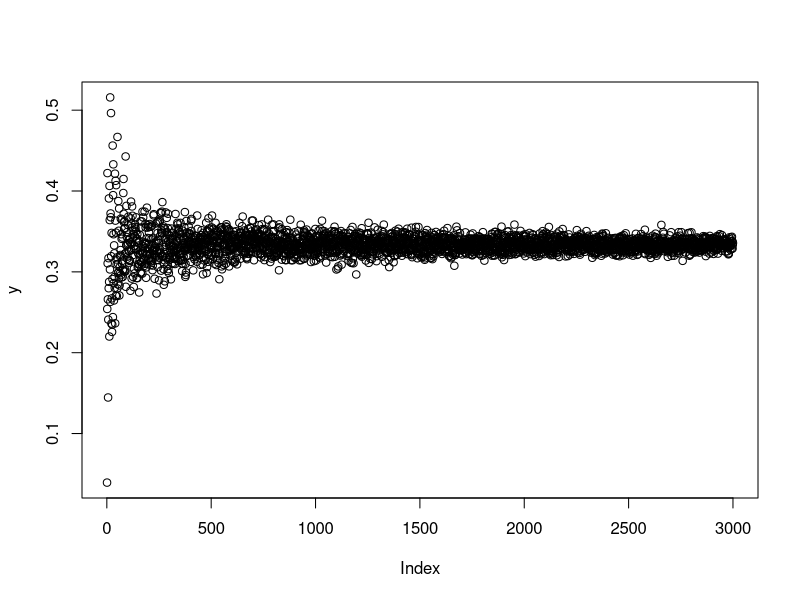
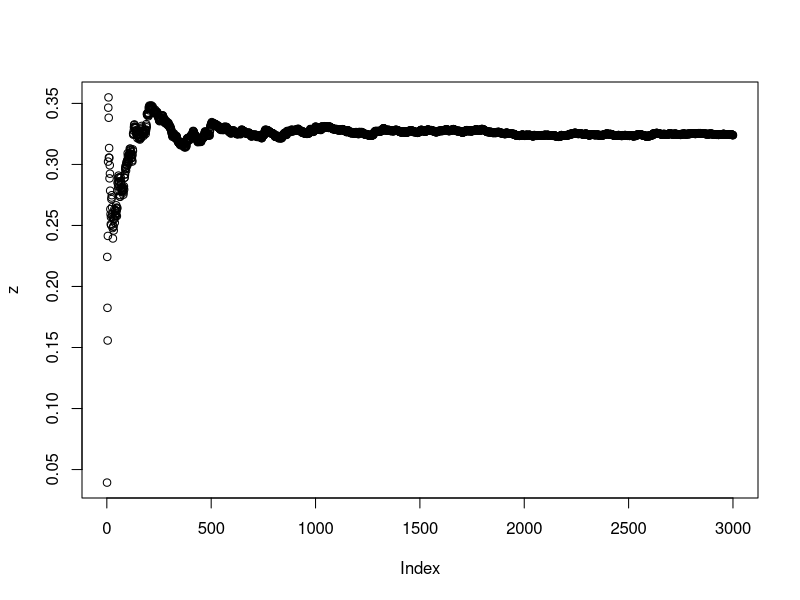

The R source for these figures, in order:
#Trabajo Práctico Probabilidad y Estadística (c)#
#Segundo Cuatrimestre 2017#
# Luis Greco, Nicolas Hertzulis#

#Fijo la "semilla" para que no nos de cosas distintos resultados cada vez que experimentamos
set.seed(1109)

#Ejercicio 1
#Esto es un copypaste de la exponencial de la clase11 pero que en el return tiene la media


funcion.inversa <- function(u, lambda){
  sal <- -1*log(1-u)/lambda
  return(sal)
}
Generar.exponenciales_devolviendo_media <- function(n,lambda){
  U <- runif(n)
  sal <- funcion.inversa(U,lambda)
  return(mean(sal))
}
y <- seq(length = 3000)
for (i in 1:3000){
  y[i] <- Generar.exponenciales_devolviendo_media(i, 3)
}
z <- seq(length = 3000)
for (j in 1:3000){
  set.seed(1109)
  z[j] <- Generar.exponenciales_devolviendo_media(j, 3)
}
plot(y)
plot(z)

#Ejercicio 2
